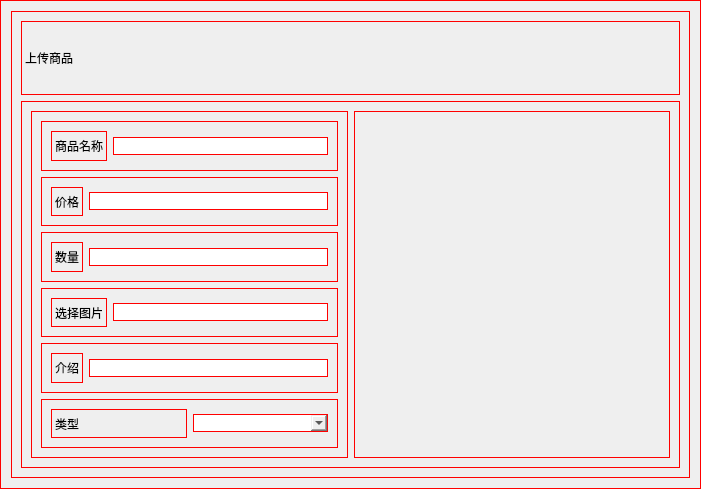
<?xml version="1.0" encoding="UTF-8"?>
<ui version="4.0">
 <class>Form</class>
 <widget class="QWidget" name="Form">
  <property name="geometry">
   <rect>
    <x>0</x>
    <y>0</y>
    <width>701</width>
    <height>489</height>
   </rect>
  </property>
  <property name="windowTitle">
   <string>Form</string>
  </property>
  <property name="styleSheet">
   <string notr="true">border:1px solid red;</string>
  </property>
  <layout class="QVBoxLayout" name="verticalLayout" stretch="1">
   <item>
    <widget class="QFrame" name="frame_2">
     <property name="frameShape">
      <enum>QFrame::StyledPanel</enum>
     </property>
     <property name="frameShadow">
      <enum>QFrame::Raised</enum>
     </property>
     <layout class="QVBoxLayout" name="verticalLayout_2" stretch="1,5">
      <item>
       <widget class="QLabel" name="label">
        <property name="text">
         <string>上传商品</string>
        </property>
       </widget>
      </item>
      <item>
       <widget class="QFrame" name="frame">
        <property name="frameShape">
         <enum>QFrame::StyledPanel</enum>
        </property>
        <property name="frameShadow">
         <enum>QFrame::Raised</enum>
        </property>
        <layout class="QHBoxLayout" name="horizontalLayout" stretch="1,1">
         <item>
          <widget class="QFrame" name="frame_9">
           <property name="frameShape">
            <enum>QFrame::StyledPanel</enum>
           </property>
           <property name="frameShadow">
            <enum>QFrame::Raised</enum>
           </property>
           <layout class="QVBoxLayout" name="verticalLayout_3">
            <item>
             <widget class="QFrame" name="frame_3">
              <property name="frameShape">
               <enum>QFrame::StyledPanel</enum>
              </property>
              <property name="frameShadow">
               <enum>QFrame::Raised</enum>
              </property>
              <layout class="QHBoxLayout" name="horizontalLayout_2">
               <item>
                <widget class="QLabel" name="label_4">
                 <property name="text">
                  <string>商品名称</string>
                 </property>
                </widget>
               </item>
               <item>
                <widget class="QLineEdit" name="lineEdit"/>
               </item>
              </layout>
             </widget>
            </item>
            <item>
             <widget class="QFrame" name="frame_4">
              <property name="frameShape">
               <enum>QFrame::StyledPanel</enum>
              </property>
              <property name="frameShadow">
               <enum>QFrame::Raised</enum>
              </property>
              <layout class="QHBoxLayout" name="horizontalLayout_3">
               <item>
                <widget class="QLabel" name="label_5">
                 <property name="text">
                  <string>价格</string>
                 </property>
                </widget>
               </item>
               <item>
                <widget class="QLineEdit" name="lineEdit_2"/>
               </item>
              </layout>
             </widget>
            </item>
            <item>
             <widget class="QFrame" name="frame_5">
              <property name="frameShape">
               <enum>QFrame::StyledPanel</enum>
              </property>
              <property name="frameShadow">
               <enum>QFrame::Raised</enum>
              </property>
              <layout class="QHBoxLayout" name="horizontalLayout_4">
               <item>
                <widget class="QLabel" name="label_6">
                 <property name="text">
                  <string>数量</string>
                 </property>
                </widget>
               </item>
               <item>
                <widget class="QLineEdit" name="lineEdit_3"/>
               </item>
              </layout>
             </widget>
            </item>
            <item>
             <widget class="QFrame" name="frame_8">
              <property name="frameShape">
               <enum>QFrame::StyledPanel</enum>
              </property>
              <property name="frameShadow">
               <enum>QFrame::Raised</enum>
              </property>
              <layout class="QHBoxLayout" name="horizontalLayout_7">
               <item>
                <widget class="MyLabel" name="label_2">
                 <property name="text">
                  <string>选择图片</string>
                 </property>
                </widget>
               </item>
               <item>
                <widget class="QLineEdit" name="lineEdit_5"/>
               </item>
              </layout>
             </widget>
            </item>
            <item>
             <widget class="QFrame" name="frame_6">
              <property name="frameShape">
               <enum>QFrame::StyledPanel</enum>
              </property>
              <property name="frameShadow">
               <enum>QFrame::Raised</enum>
              </property>
              <layout class="QHBoxLayout" name="horizontalLayout_5">
               <item>
                <widget class="QLabel" name="label_7">
                 <property name="text">
                  <string>介绍</string>
                 </property>
                </widget>
               </item>
               <item>
                <widget class="QLineEdit" name="lineEdit_4"/>
               </item>
              </layout>
             </widget>
            </item>
            <item>
             <widget class="QFrame" name="frame_7">
              <property name="frameShape">
               <enum>QFrame::StyledPanel</enum>
              </property>
              <property name="frameShadow">
               <enum>QFrame::Raised</enum>
              </property>
              <layout class="QHBoxLayout" name="horizontalLayout_6">
               <item>
                <widget class="QLabel" name="label_8">
                 <property name="text">
                  <string>类型</string>
                 </property>
                </widget>
               </item>
               <item>
                <widget class="QComboBox" name="comboBox"/>
               </item>
              </layout>
             </widget>
            </item>
           </layout>
          </widget>
         </item>
         <item>
          <widget class="QFrame" name="frame_10">
           <property name="frameShape">
            <enum>QFrame::StyledPanel</enum>
           </property>
           <property name="frameShadow">
            <enum>QFrame::Raised</enum>
           </property>
          </widget>
         </item>
        </layout>
       </widget>
      </item>
     </layout>
    </widget>
   </item>
  </layout>
 </widget>
 <customwidgets>
  <customwidget>
   <class>MyLabel</class>
   <extends>QLabel</extends>
   <header location="global">app.components.my_label</header>
  </customwidget>
 </customwidgets>
 <resources/>
 <connections/>
</ui>
